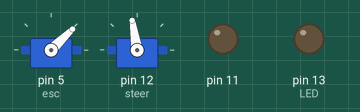
This sketch was run on a simulated Arduino Uno, built with avr-gcc and run on an emulated ATmega328P. Shown: 2 × servo, output pins drawn as LEDs (lit = HIGH). No radio packets arrive unless stated; pins used as bus, display or sensor lines are not drawn.

Above: at 0.3 s.
Timing chart, 0 to 1.8 s (numbered marks = the images above):
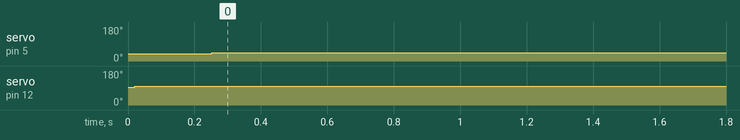

The sketch:

rx-bak.ino
```cpp
#include <RH_RF69.h>
#include <SPI.h>
#include <Servo.h>

/************ Radio Setup ***************/

// Change to 434.0 or other frequency, must match RX's freq!
#define RF69_FREQ 915.0

#define RFM69_CS 8
#define RFM69_INT 3
#define RFM69_RST 4
#define LED 13

// Singleton instance of the radio driver
RH_RF69 rf69(RFM69_CS, RFM69_INT);

Servo esc;
Servo steer;

uint8_t recv_buf[RH_RF69_MAX_MESSAGE_LEN];
uint8_t recv_len = 0;

uint8_t *lstick_x = &(recv_buf[0]);
uint8_t *lstick_y = &(recv_buf[1]);
uint8_t *rstick_x = &(recv_buf[2]);
uint8_t *rstick_y = &(recv_buf[3]);
uint8_t *lpot = &(recv_buf[4]);
uint8_t *rpot = &(recv_buf[5]);
uint8_t *lswitch = &(recv_buf[6]);
uint8_t *rswitch = &(recv_buf[7]);

unsigned long current_millis = 0;
unsigned long last_comms_millis = 0;

void setup() {

  recv_buf[2] = 153;

  esc.attach(5);
  esc.writeMicroseconds(950);

  steer.attach(12);
  steer.writeMicroseconds(1500);

  Serial.begin(115200);

  pinMode(LED, OUTPUT);
  pinMode(11, OUTPUT);
  pinMode(12, OUTPUT);
  pinMode(RFM69_RST, OUTPUT);
  digitalWrite(RFM69_RST, LOW);

  // manual reset
  digitalWrite(RFM69_RST, HIGH);
  delay(10);
  digitalWrite(RFM69_RST, LOW);
  delay(10);

  if (!rf69.init()) {
    Serial.println("RFM69 radio init failed");
    while (1)
      ;
  }

  // Defaults after init are 434.0MHz, modulation GFSK_Rb250Fd250, +13dbM (for
  // low power module) No encryption
  if (!rf69.setFrequency(RF69_FREQ)) {
    Serial.println("setFrequency failed");
  }

  // If you are using a high power RF69 eg RFM69HW, you *must* set a Tx power
  // range from 14-20 for power, 2nd arg must be true for 69HCW
  rf69.setTxPower(20, true);

  // The encryption key has to be the same as the one in the server
  uint8_t key[] = {0x01, 0x02, 0x03, 0x04, 0x05, 0x06, 0x07, 0x08,
                   0x01, 0x02, 0x03, 0x04, 0x05, 0x06, 0x07, 0x08};
  rf69.setEncryptionKey(key);
}

void loop() {
  current_millis = millis();

  if (rf69.available()) {
    if (rf69.recv(recv_buf, &recv_len)) {
      if (recv_len) {
        last_comms_millis = current_millis;
        Serial.println("received signal");
      }
    }
  }

  if (recv_buf[3] > 128) {
    digitalWrite(13, 1);
  } else {
    digitalWrite(13, 0);
  }

  if (current_millis - last_comms_millis > 250) {
    esc.writeMicroseconds(map(recv_buf[3], 0, 255, 1000, 1500));
  } else {
    esc.writeMicroseconds(950);
  }

  steer.writeMicroseconds(map(recv_buf[2], 255, 0, 1400, 1800));
}
```

Measured:
- by itself, servo on pin 5 (esc): 39° → 44° at 0.25 s
- by itself, servo on pin 12 (steer): 93° → 99° at 0.02 s
